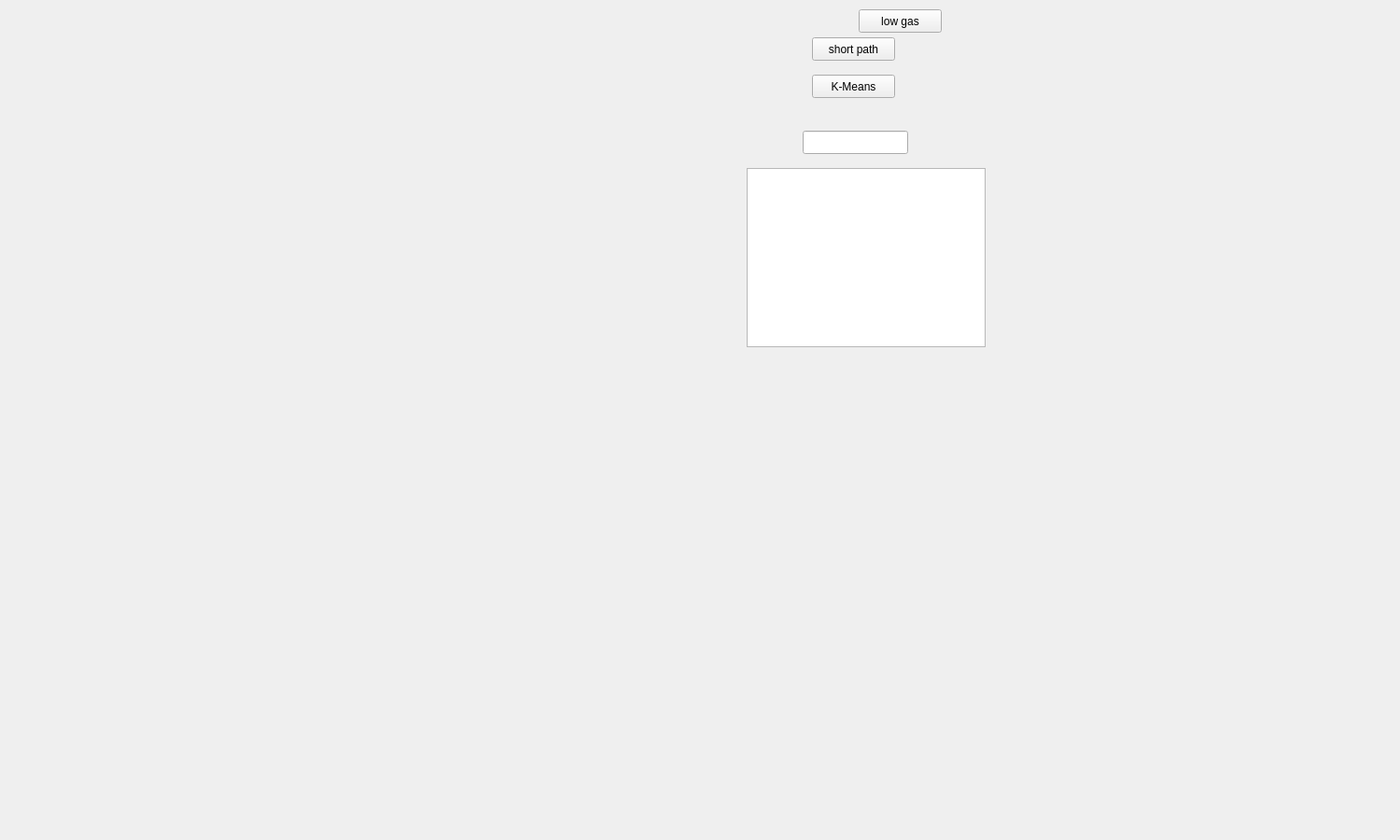
<?xml version="1.0" encoding="UTF-8"?>
<ui version="4.0">
 <class>Widget</class>
 <widget class="QWidget" name="Widget">
  <property name="geometry">
   <rect>
    <x>0</x>
    <y>0</y>
    <width>1500</width>
    <height>900</height>
   </rect>
  </property>
  <property name="minimumSize">
   <size>
    <width>1500</width>
    <height>900</height>
   </size>
  </property>
  <property name="maximumSize">
   <size>
    <width>1200</width>
    <height>700</height>
   </size>
  </property>
  <property name="windowTitle">
   <string>Widget</string>
  </property>
  <widget class="QPushButton" name="pushButton">
   <property name="geometry">
    <rect>
     <x>920</x>
     <y>10</y>
     <width>89</width>
     <height>25</height>
    </rect>
   </property>
   <property name="text">
    <string>low gas</string>
   </property>
  </widget>
  <widget class="QTextBrowser" name="textBrowser">
   <property name="geometry">
    <rect>
     <x>800</x>
     <y>180</y>
     <width>256</width>
     <height>192</height>
    </rect>
   </property>
  </widget>
  <widget class="QPushButton" name="pushButton_2">
   <property name="geometry">
    <rect>
     <x>870</x>
     <y>40</y>
     <width>89</width>
     <height>25</height>
    </rect>
   </property>
   <property name="text">
    <string>short path</string>
   </property>
  </widget>
  <widget class="QLineEdit" name="lineEdit">
   <property name="geometry">
    <rect>
     <x>860</x>
     <y>140</y>
     <width>113</width>
     <height>25</height>
    </rect>
   </property>
  </widget>
  <widget class="QPushButton" name="pushButton_3">
   <property name="geometry">
    <rect>
     <x>870</x>
     <y>80</y>
     <width>89</width>
     <height>25</height>
    </rect>
   </property>
   <property name="text">
    <string>K-Means</string>
   </property>
  </widget>
 </widget>
 <layoutdefault spacing="6" margin="11"/>
 <resources/>
 <connections/>
</ui>
